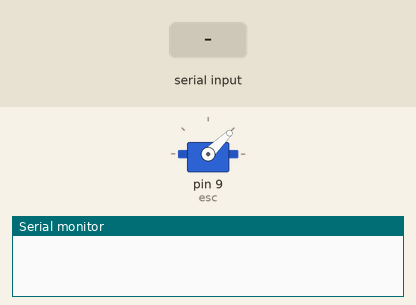
A sketch run on a simulated Arduino Uno, built with avr-gcc and run on an emulated ATmega328P. Parts: servo, the last lines printed to the serial monitor. The inputs (shaded band) are chosen by the test bench.

Above: at 3.2 s.
3.3 s: "2" received over Serial
At 4.1 s:
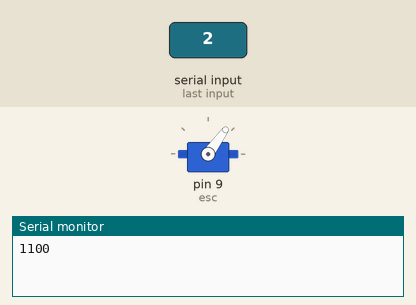
4.8 s: "x" received over Serial
At 5.2 s:
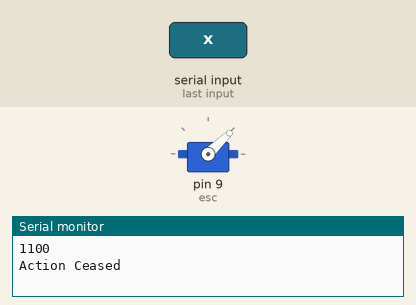
Timing chart, 0 to 7.8 s (numbered marks = the images above; inputs shaded):
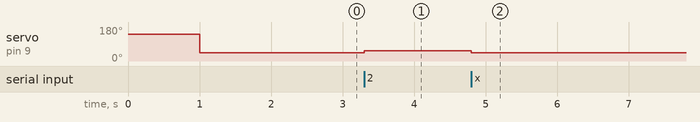

The sketch:

esc_calibration.ino
```cpp
#include<Servo.h>
Servo esc;

int maxi=2000;
int mini=1000;
int thrust = mini;
void setup() {
  // put your setup code here, to run once:
  Serial.begin(9600);
  esc.attach(9);

  esc.writeMicroseconds(maxi);
   delay(1000);
    esc.writeMicroseconds(mini);
   delay(1000);


}

void loop() {
  // put your main code here, to run repeatedly:

   if(Serial.read() == '2')
   {
    thrust= thrust +100;
    Serial.println(thrust);
   }
   if(Serial.read() == '8')
   {
    thrust = thrust -100;
    Serial.print(thrust);

   }
   if(Serial.read() == 'x')
   {
      thrust=mini;
      Serial.println("Action Ceased");

   }


   esc.writeMicroseconds(thrust);
}
```

Measured:
- after the input at 3.3 s, servo on pin 9 (esc): 44° → 54° at once
- after the input at 4.8 s, servo on pin 9 (esc): 54° → 44° at once
